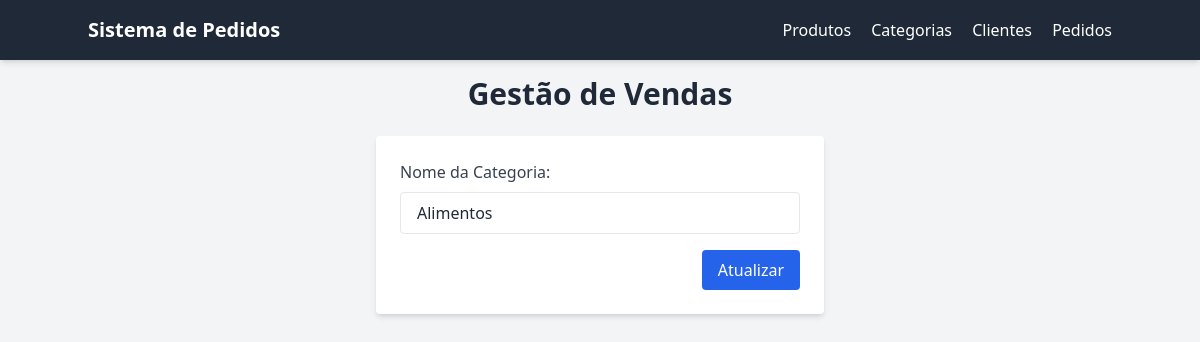
The page /categories/1/edit on the database as committed earlier.
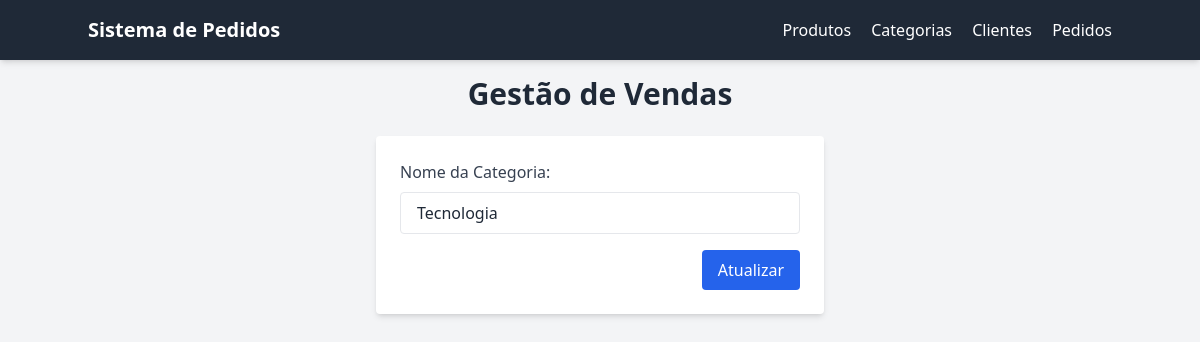
The same page on the database as committed later.
### tables this page shows
CREATE TABLE categories (
                id INTEGER PRIMARY KEY AUTOINCREMENT,
                name TEXT NOT NULL
            );

### main.py (the view)
@app.route('/categories/<int:category_id>/edit', methods=['GET', 'POST'])
def edit_category(category_id):
    with sqlite3.connect(DATABASE) as conn:
        cur = conn.cursor()
        if request.method == 'POST':
            name = request.form['name']
            cur.execute('UPDATE categories SET name=? WHERE id=?', (name, category_id))
            conn.commit()
            return redirect(url_for('list_categories'))
        cur.execute('SELECT * FROM categories WHERE id=?', (category_id,))
        category = cur.fetchone()
    return render_template('categories/edit.html', category=category)

### templates/categories/edit.html (shortened to what this page needs)
{% extends 'base_tailwind.html' %}
{% block content %}
<form method="post" class="bg-white p-6 rounded shadow-md max-w-md mx-auto">
  <div class="mb-4">
    <label for="name" class="block text-gray-700 mb-2">Nome da Categoria:</label>
    <input type="text" name="name" id="name" value="{{ category[1] }}" required
           class="w-full px-4 py-2 border rounded focus:outline-none focus:ring-2 focus:ring-blue-500">
  </div>
  <div class="flex justify-end">
    <button type="submit" class="bg-blue-600 text-white px-4 py-2 rounded">Atualizar</button>
  </div>
</form>
{% endblock %}

Rows that differ between the two databases and show on the page:
changed categories: name "Alimentos" → "Tecnologia"
